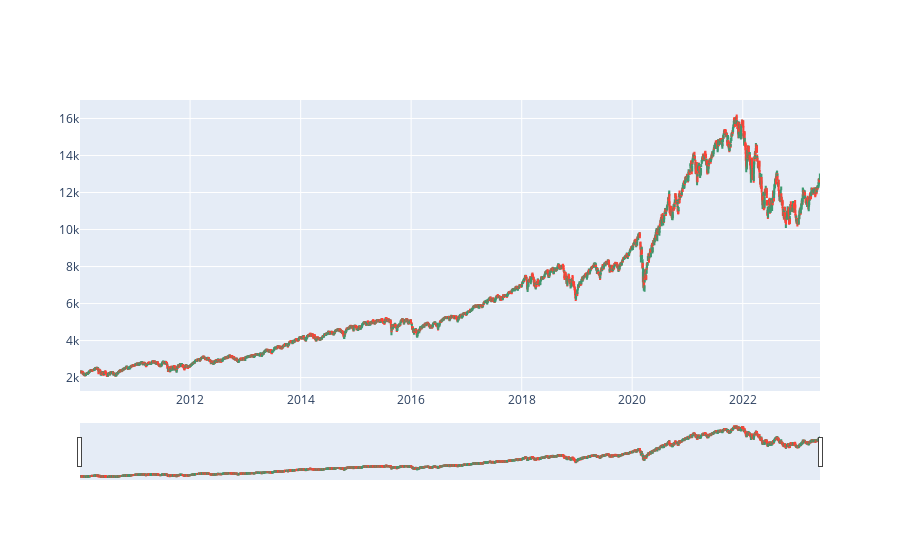

The cell this chart's notebook holds for it:
### Code cell
import plotly.graph_objects as go

fig = go.Figure(data=[go.Candlestick(x=NASDAQ['Date'],
                open=NASDAQ['Open'],
                high=NASDAQ['High'],
                low=NASDAQ['Low'],
                close=NASDAQ['Close'])])

fig.show()

### Figure 1 — Plotly figure (JSON) as saved in the notebook; plotly's stock layout.template omitted (floating-point values rounded to 4 significant figures; data arrays with more than 128 entries replaced by an {"elided": "..."} marker saying what was removed)
{"data": [{"close": {"elided": "3373 float values"}, "high": {"elided": "3373 float values"}, "low": {"elided": "3373 float values"}, "open": {"elided": "3373 float values"}, "type": "candlestick", "x": {"elided": "3373 str values"}}], "layout": {}}
